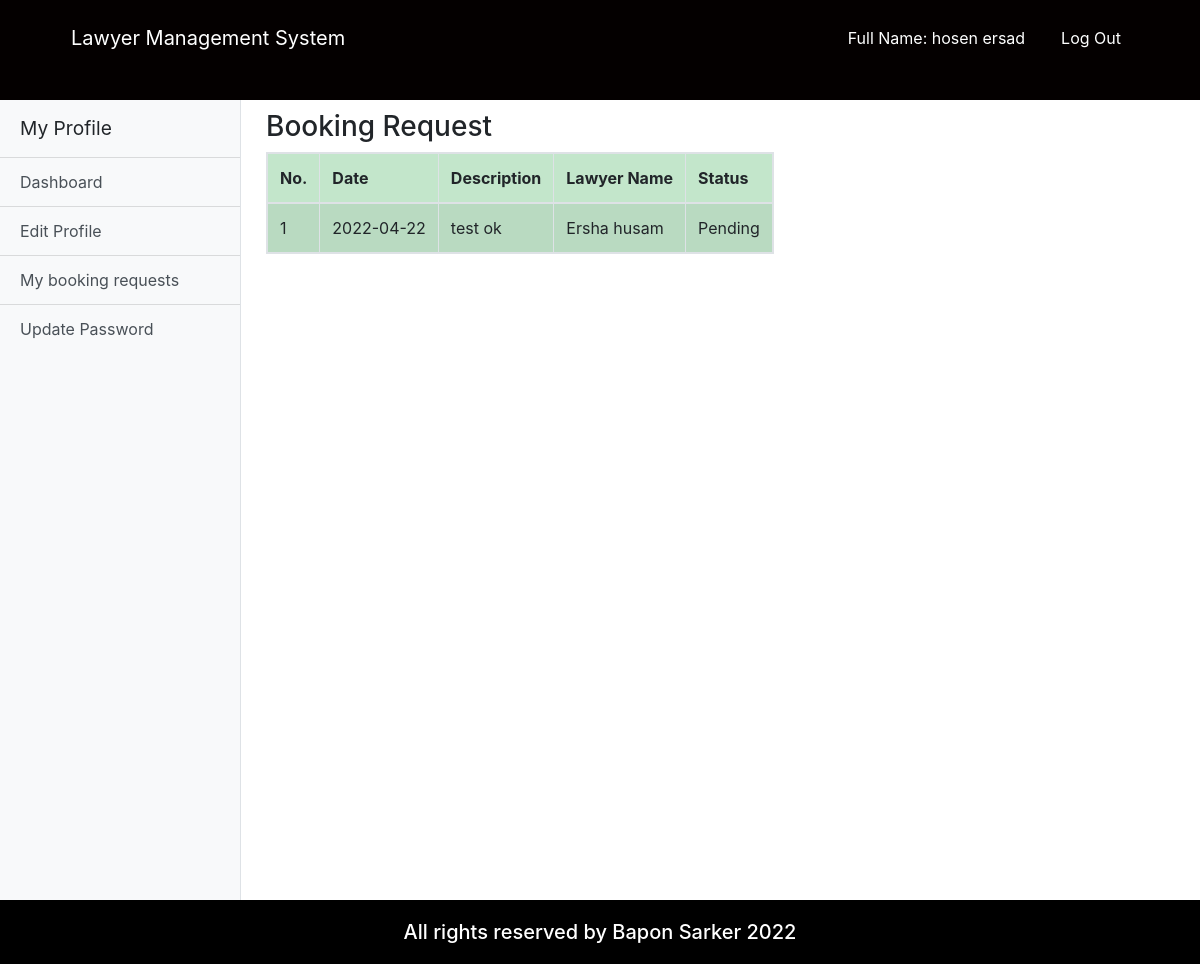
The app's page /user_booking.php (signed in) with its own data.
### tables this page shows
CREATE TABLE `booking` (
  `booking_id` int(11) NOT NULL,
  `date` varchar(20) NOT NULL,
  `description` varchar(300) NOT NULL,
  `client_id` varchar(20) NOT NULL,
  `lawyer_id` varchar(20) NOT NULL,
  `status` varchar(20) NOT NULL
);

CREATE TABLE `user` (
  `u_id` varchar(20) NOT NULL,
  `first_Name` varchar(100) NOT NULL,
  `last_Name` varchar(100) NOT NULL,
  `email` varchar(100) NOT NULL,
  `password` varchar(100) NOT NULL,
  `status` varchar(100) NOT NULL,
  `role` varchar(100) NOT NULL
);

### user_booking.php (the view, shortened to what this page needs)
<?php
	if($_SESSION['login']==TRUE AND $_SESSION['status']=='Active'){
	?>
	<!doctype html>
	<html lang="en">
		<head>
			<link rel="stylesheet" href="https://use.fontawesome.com/releases/v5.8.1/css/all.css">
			<link rel="stylesheet" href="css/all.css">
			<link rel="stylesheet" href="css/simple-sidebar.css">
			<link rel="stylesheet" href="css/bootstrap.css">
			<link rel="stylesheet" href="css/style.css">
			<link rel="stylesheet" href="css/media.css">
		</head>
		<body>
			<header class="customnav">
				<div class="container">
					<div class="row">
						<div class="col-md-12">
							<nav class="navbar navbar-expand-lg ">
								<a class="navbar-brand cus-a" href="index.php">Lawyer Management System</a>
								<div class="collapse navbar-collapse" id="navbarSupportedContent">
									<ul class="navbar-nav ml-auto ">
										<li class="">
											<a class="nav-link cus-a" href="#">Full Name: <?php echo $_SESSION['first_Name'];?> <?php echo $_SESSION['last_Name'];?></a>
										</li>
										<li class="">
											<a class="nav-link cus-a" href="logout.php">Log Out</a>
										</li>
									</ul>
								</div>
							</nav>
						</div>
					</div>
				</div>
			</header>
			<body>
				<div class="d-flex" id="wrapper">
					<div class="bg-light border-right" id="sidebar-wrapper">
						<div class="sidebar-heading">My Profile</div>
						<div class="list-group list-group-flush">
							<a href="user_dashboard.php" class="list-group-item list-group-item-action bg-light">Dashboard</a>
							<a href="user_profile.php" class="list-group-item list-group-item-action bg-light">Edit Profile</a>
							<a href="user_booking.php" class="list-group-item list-group-item-action bg-light">My booking requests</a>
							<a href="update_password.php" class="list-group-item list-group-item-action bg-light">Update Password</a>
						</div>
					</div>
					<section class="bookingrqst">
						<div class="container">
							<div class="span7">
								<div class="widget stacked widget-table action-table">
									<div class="widget-header">
										<h3>Booking Request</h3>
									</div>
									<div class="widget-content">
										<table class="table table-striped table-bordered  table-success table-responsive">
											<thead>
												<tr>
													<th>No.</th>
													<th>Date</th>
													<th>Description</th>
													<th>Lawyer Name</th>
													<th>Status</th>
												</tr>
											</thead>
											<?php
												$a=$_SESSION['client_id'];
												$conn = connect();
												$result = mysqli_query($conn,"SELECT first_Name,last_Name,date,description,booking.status as statuss
												FROM booking,lawyer,user
												WHERE booking.lawyer_id=lawyer.lawyer_id
												AND lawyer.lawyer_id=user.u_id
												and booking.client_id='$a'
												");
												$counter = 0;
												while($row = mysqli_fetch_array($result)) {
												?>
												<tbody id="myTable">
													<tr>
														<td><?php echo ++$counter ;?></td>
														<td><?php echo $row["date"]; ?></td>
														<td><?php echo $row["description"]; ?></td>
														<td><?php echo $row["first_Name"]; ?> <?php echo $row["last_Name"]; ?></td>
														<td><?php echo $row["statuss"]; ?></td>
													</tr>
													<?php
													}
												?>
											</table>
										</div>
									</div>
								</div>
							</div>
						</section>
					</div>
				</body>
				<footer>
				<div class="container">
				<div class="row">
				<div class="col">
				<h5>All rights reserved by Bapon Sarker 2022</h5>
				</div>
				</div>
				</div>
				</footer>
				</body>
				</html>
				<?php
				}else
				header('location:login.php?deactivate');
				?>

### css/simple-sidebar.css (style rules this page uses)
body { overflow-x: hidden; }
#sidebar-wrapper { min-height: 100vh; margin-left: -15rem; -webkit-transition: margin .25s ease-out; -moz-transition: margin .25s ease-out; -o-transition: margin .25s ease-out; transition: margin .25s ease-out; }
#sidebar-wrapper .sidebar-heading { padding: 0.875rem 1.25rem; font-size: 1.2rem; }
#sidebar-wrapper .list-group { width: 15rem; }
@media (min-width: 768px) { #sidebar-wrapper { margin-left: 0; } }

### css/style.css (style rules this page uses)
* { margin: 0; padding: 0; }
html { height: 100% !important; }
body { display: flex !important; min-height: 100% !important; flex-direction: column; }
.customnav { background-color: #040000; height: 100px; }
.customnav a { margin: 10px 10px; }
.cus-a { color: white !important; }
footer { margin-top: auto; background-color: black; color: white; }
footer h5 { text-align: center; margin: 20px 0px; }
.bookingrqst { margin: 10px; }

### records on screen
booking: date "2022-04-22", description "test ok", user.first_Name "Ersha", user.last_Name "husam", status "Pending"

### other values on screen
$_SESSION['first_Name'] "hosen"
$_SESSION['last_Name'] "ersad"
